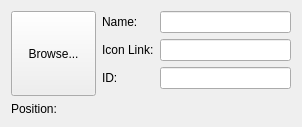
<?xml version="1.0" encoding="UTF-8"?>
<ui version="4.0">
 <class>PlacemarkEditHeaderPrivate</class>
 <widget class="QWidget" name="PlacemarkEditHeaderPrivate">
  <property name="geometry">
   <rect>
    <x>0</x>
    <y>0</y>
    <width>302</width>
    <height>126</height>
   </rect>
  </property>
  <property name="sizePolicy">
   <sizepolicy hsizetype="Preferred" vsizetype="Fixed">
    <horstretch>0</horstretch>
    <verstretch>0</verstretch>
   </sizepolicy>
  </property>
  <layout class="QFormLayout" name="formLayout_2">
   <item row="0" column="0" colspan="2">
    <layout class="QHBoxLayout" name="horizontalLayout">
     <item>
      <widget class="QPushButton" name="iconLinkButton">
       <property name="sizePolicy">
        <sizepolicy hsizetype="Fixed" vsizetype="Fixed">
         <horstretch>0</horstretch>
         <verstretch>0</verstretch>
        </sizepolicy>
       </property>
       <property name="minimumSize">
        <size>
         <width>85</width>
         <height>85</height>
        </size>
       </property>
       <property name="maximumSize">
        <size>
         <width>85</width>
         <height>85</height>
        </size>
       </property>
       <property name="text">
        <string>Browse...</string>
       </property>
       <property name="iconSize">
        <size>
         <width>75</width>
         <height>75</height>
        </size>
       </property>
      </widget>
     </item>
     <item>
      <layout class="QFormLayout" name="formLayout">
       <property name="fieldGrowthPolicy">
        <enum>QFormLayout::AllNonFixedFieldsGrow</enum>
       </property>
       <item row="0" column="0">
        <widget class="QLabel" name="nameLabel">
         <property name="text">
          <string>Name:</string>
         </property>
        </widget>
       </item>
       <item row="0" column="1">
        <widget class="QLineEdit" name="m_name"/>
       </item>
       <item row="1" column="0">
        <widget class="QLabel" name="iconLinkLabel">
         <property name="text">
          <string>Icon Link:</string>
         </property>
        </widget>
       </item>
       <item row="1" column="1">
        <widget class="QLineEdit" name="m_iconLink"/>
       </item>
       <item row="2" column="0">
        <widget class="QLabel" name="idLabel">
         <property name="text">
          <string>ID:</string>
         </property>
        </widget>
       </item>
       <item row="2" column="1">
        <widget class="QLineEdit" name="m_id"/>
       </item>
      </layout>
     </item>
    </layout>
   </item>
   <item row="1" column="0">
    <widget class="QLabel" name="positionLabel">
     <property name="text">
      <string>Position:</string>
     </property>
    </widget>
   </item>
   <item row="1" column="1">
    <layout class="QHBoxLayout" name="latLonLayout">
     <property name="leftMargin">
      <number>0</number>
     </property>
     <property name="topMargin">
      <number>0</number>
     </property>
     <property name="rightMargin">
      <number>0</number>
     </property>
     <property name="bottomMargin">
      <number>0</number>
     </property>
     <item>
      <widget class="Marble::LatLonEdit" name="m_longitude" native="true"/>
     </item>
     <item>
      <widget class="Marble::LatLonEdit" name="m_latitude" native="true"/>
     </item>
    </layout>
   </item>
  </layout>
 </widget>
 <customwidgets>
  <customwidget>
   <class>Marble::LatLonEdit</class>
   <extends>QWidget</extends>
   <header>LatLonEdit.h</header>
  </customwidget>
 </customwidgets>
 <resources/>
 <connections/>
</ui>
